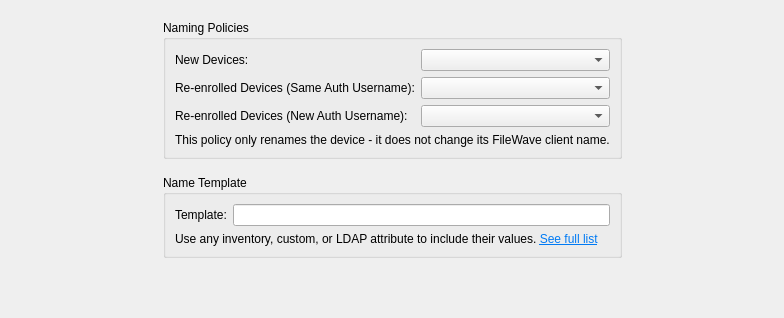
     <widget class="QWidget" name="deviceNaming">
      <attribute name="title">
       <string>Device Naming</string>
      </attribute>
      <layout class="QHBoxLayout" name="horizontalLayout_20">
       <item>
        <spacer name="horizontalSpacer_4">
         <property name="orientation">
          <enum>Qt::Horizontal</enum>
         </property>
         <property name="sizeHint" stdset="0">
          <size>
           <width>143</width>
           <height>20</height>
          </size>
         </property>
        </spacer>
       </item>
       <item>
        <widget class="QWidget" name="widget_12" native="true">
         <property name="sizePolicy">
          <sizepolicy hsizetype="Preferred" vsizetype="Preferred">
           <horstretch>0</horstretch>
           <verstretch>0</verstretch>
          </sizepolicy>
         </property>
         <layout class="QVBoxLayout" name="verticalLayout_25">
          <item>
           <widget class="QGroupBox" name="policiesGroup">
            <property name="title">
             <string>Naming Policies</string>
            </property>
            <layout class="QFormLayout" name="formLayout_2">
             <property name="fieldGrowthPolicy">
              <enum>QFormLayout::ExpandingFieldsGrow</enum>
             </property>
             <item row="0" column="0">
              <widget class="QLabel" name="label_4">
               <property name="text">
                <string>New Devices:</string>
               </property>
              </widget>
             </item>
             <item row="0" column="1">
              <widget class="QComboBox" name="namingPolicyNewDevices">
               <property name="sizePolicy">
                <sizepolicy hsizetype="Expanding" vsizetype="Fixed">
                 <horstretch>0</horstretch>
                 <verstretch>0</verstretch>
                </sizepolicy>
               </property>
              </widget>
             </item>
             <item row="1" column="0">
              <widget class="QLabel" name="label_5">
               <property name="text">
                <string>Re-enrolled Devices (Same Auth Username):</string>
               </property>
              </widget>
             </item>
             <item row="1" column="1">
              <widget class="QComboBox" name="npExistingDevicesSameUser">
               <property name="sizePolicy">
                <sizepolicy hsizetype="Expanding" vsizetype="Fixed">
                 <horstretch>0</horstretch>
                 <verstretch>0</verstretch>
                </sizepolicy>
               </property>
              </widget>
             </item>
             <item row="2" column="0">
              <widget class="QLabel" name="label_6">
               <property name="text">
                <string>Re-enrolled Devices (New Auth Username):</string>
               </property>
              </widget>
             </item>
             <item row="2" column="1">
              <widget class="QComboBox" name="npExistingDevicesNewUser">
               <property name="sizePolicy">
                <sizepolicy hsizetype="Expanding" vsizetype="Fixed">
                 <horstretch>0</horstretch>
                 <verstretch>0</verstretch>
                </sizepolicy>
               </property>
              </widget>
             </item>
             <item row="3" column="0" colspan="2">
              <widget class="QLabel" name="lTipRenameInfo">
               <property name="text">
                <string>This policy only renames the device - it does not change its FileWave client name.</string>
               </property>
              </widget>
             </item>
            </layout>
           </widget>
          </item>
          <item>
           <spacer name="verticalSpacer_14">
            <property name="orientation">
             <enum>Qt::Vertical</enum>
            </property>
            <property name="sizeType">
             <enum>QSizePolicy::Fixed</enum>
            </property>
            <property name="sizeHint" stdset="0">
             <size>
              <width>20</width>
              <height>10</height>
             </size>
            </property>
           </spacer>
          </item>
          <item>
           <widget class="QGroupBox" name="templateGroup">
            <property name="title">
             <string>Name Template</string>
            </property>
            <layout class="QVBoxLayout" name="verticalLayout_17">
             <item>
              <layout class="QHBoxLayout" name="horizontalLayout_10">
               <item>
                <widget class="QLabel" name="labelTemplate">
                 <property name="text">
                  <string>Template:</string>
                 </property>
                </widget>
               </item>
               <item>
                <widget class="QLineEdit" name="lineEditNamingTemplate"/>
               </item>
              </layout>
             </item>
             <item>
              <widget class="QLabel" name="lTipNaming_4">
               <property name="text">
                <string>&lt;html&gt;&lt;head/&gt;&lt;body&gt;&lt;p&gt;Use any inventory, custom, or LDAP attribute to include their values. &lt;a href=&quot;https://kb.filewave.com/display/KB/Parameterized+Profile&quot;&gt;&lt;span style=&quot; text-decoration: underline; color:#007af4;&quot;&gt;See full list&lt;/span&gt;&lt;/a&gt;&lt;/p&gt;&lt;/body&gt;&lt;/html&gt;</string>
               </property>
               <property name="textFormat">
                <enum>Qt::RichText</enum>
               </property>
               <property name="openExternalLinks">
                <bool>true</bool>
               </property>
               <property name="textInteractionFlags">
                <set>Qt::TextBrowserInteraction</set>
               </property>
              </widget>
             </item>
            </layout>
           </widget>
          </item>
          <item>
           <spacer name="verticalSpacer_9">
            <property name="orientation">
             <enum>Qt::Vertical</enum>
            </property>
            <property name="sizeHint" stdset="0">
             <size>
              <width>20</width>
              <height>40</height>
             </size>
            </property>
           </spacer>
          </item>
         </layout>
        </widget>
       </item>
       <item>
        <spacer name="horizontalSpacer_9">
         <property name="orientation">
          <enum>Qt::Horizontal</enum>
         </property>
         <property name="sizeHint" stdset="0">
          <size>
           <width>142</width>
           <height>20</height>
          </size>
         </property>
        </spacer>
       </item>
      </layout>
     </widget>
